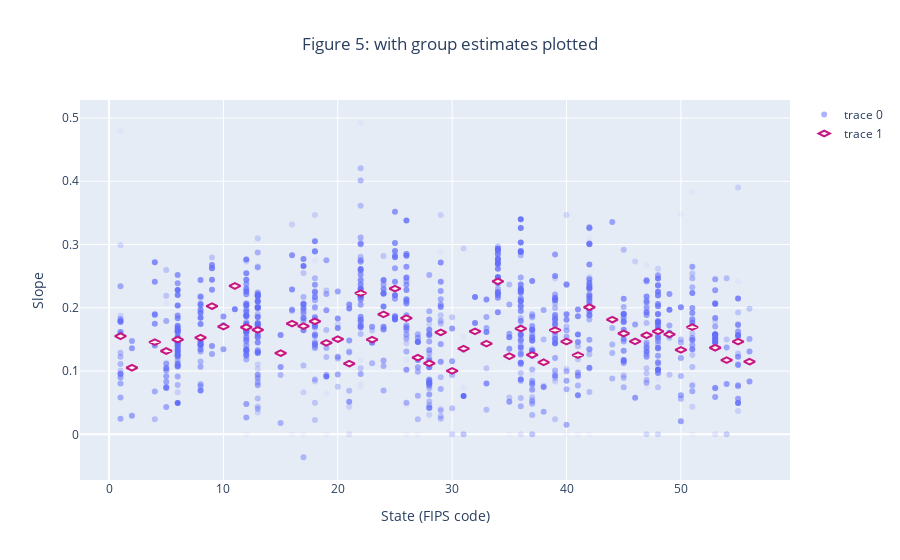

Notebook cell for this chart:
### Markdown cell above
And we can plot group estimates just for fun

### Code cell
RE_est = pd.DataFrame.from_dict(result.random_effects, orient='index')
RE_est = RE_est + result.params.Intercept

pre = {'state': county_data.state, 'fit': result.fittedvalues}
group_est = pd.DataFrame(data=pre)
group_est = group_est.groupby('state').mean()

figME = go.Figure(data=go.Scatter(x=county_data.state,
                                  y=county_data.slope,
                                  mode='markers',
                                  marker=dict(opacity=opac),
                                  text=county_data.days_over))

figME.add_trace(go.Scatter(x=group_est.index,
                           y=group_est.fit,
                           mode='markers',
                           marker=dict(size=8, color='oldlace', symbol='diamond-wide',
                                       line=dict(width=2, color='mediumvioletred'))))
figME.update_layout(
    title="Figure 5: with group estimates plotted",
    title_x=.5,
    xaxis_title="State (FIPS code)",
    yaxis_title="Slope"
)

figME.show()

### Figure 1 — Plotly figure (JSON) as saved in the notebook; plotly's stock layout.template omitted (floating-point values rounded to 4 significant figures; data arrays with more than 128 entries replaced by an {"elided": "..."} marker saying what was removed)
{"data": [{"marker": {"opacity": {"elided": "872 float values"}}, "mode": "markers", "text": {"elided": "872 int values"}, "type": "scatter", "x": {"elided": "872 int values"}, "y": {"elided": "872 float values"}}, {"marker": {"color": "oldlace", "line": {"color": "mediumvioletred", "width": 2}, "size": 8, "symbol": "diamond-wide"}, "mode": "markers", "type": "scatter", "x": [1, 2, 4, 5, 6, 8, 9, 10, 11, 12, 13, 15, 16, 17, 18, 19, 20, 21, 22, 23, 24, 25, 26, 27, 28, 29, 30, 31, 32, 33, 34, 35, 36, 37, 38, 39, 40, 41, 42, 44, 45, 46, 47, 48, 49, 50, 51, 53, 54, 55, 56], "y": [0.1551, 0.1053, 0.1458, 0.1318, 0.1498, 0.1528, 0.2026, 0.1704, 0.2345, 0.1693, 0.1653, 0.1283, 0.175, 0.171, 0.1787, 0.1447, 0.1504, 0.1117, 0.2233, 0.1498, 0.1896, 0.2303, 0.1836, 0.1213, 0.1123, 0.1613, 0.1003, 0.1356, 0.1627, 0.1433, 0.2417, 0.1235, 0.1672, 0.1256, 0.114, 0.1648, 0.1467, 0.1253, 0.2009, 0.1812, 0.1594, 0.1469, 0.1567, 0.1629, 0.158, 0.1335, 0.1696, 0.1369, 0.1173, 0.1466, 0.1149]}], "layout": {"title": {"text": "Figure 5: with group estimates plotted", "x": 0.5}, "xaxis": {"title": {"text": "State (FIPS code)"}}, "yaxis": {"title": {"text": "Slope"}}}}
